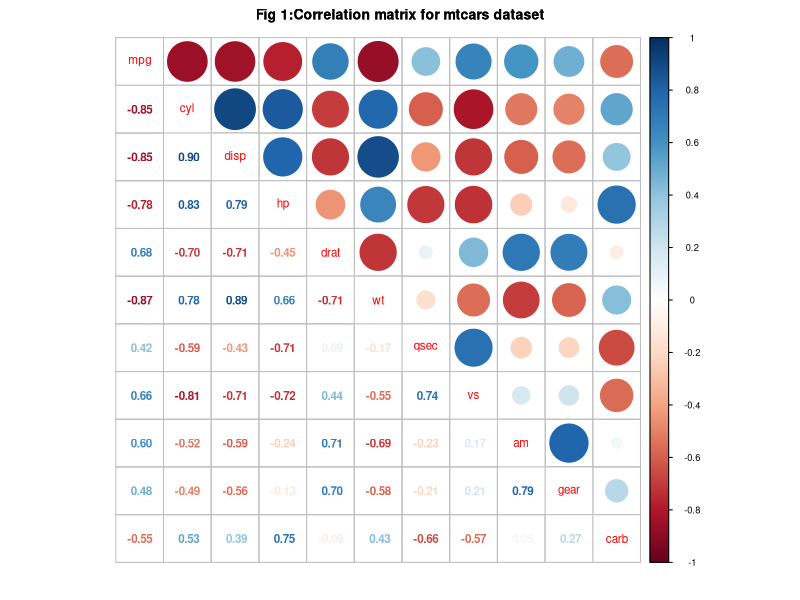
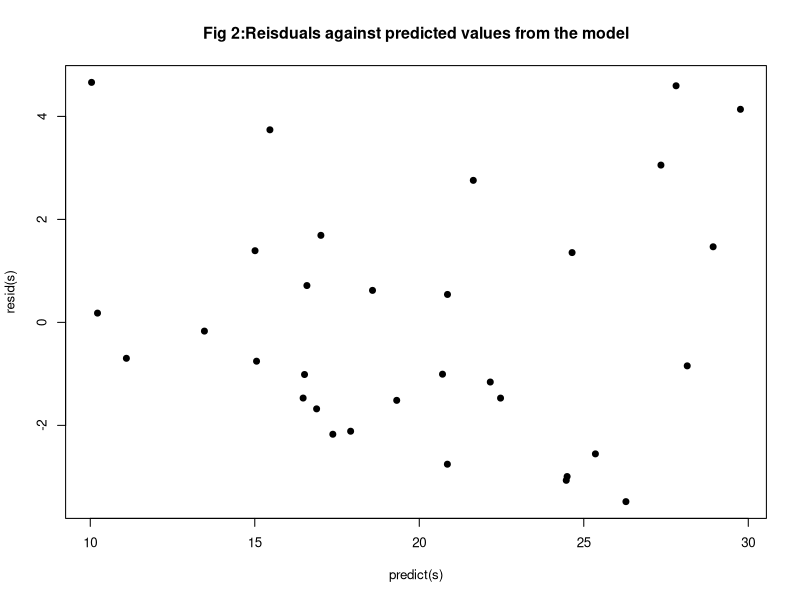

Recreate these plots in R, in order.
## ---- chunk 1
library(datasets)
library(ggplot2)
library(corrplot)
dm<-dim(mtcars)
cr<-cor(mtcars)
## ---- chunk 2
fit<-lm(mpg~.,data=mtcars)
s<-step(fit,direction = "backward")
## ---- chunk 3
s$coefficients
## ---- chunk 4
summary(s)$coef
## ---- chunk 5
mdfb<-round(max(dfbetas(s)),3)
## ---- chunk 6
confint(s)
## ---- chunk 7
par(cex=0.7)
corrplot.mixed(cr,mar=c(2,2,2,2),main="Fig 1:Correlation matrix for mtcars dataset")
par(cex=0.8)
plot(predict(s),resid(s),pch=19,main="Fig 2:Reisduals against predicted values from the model")
